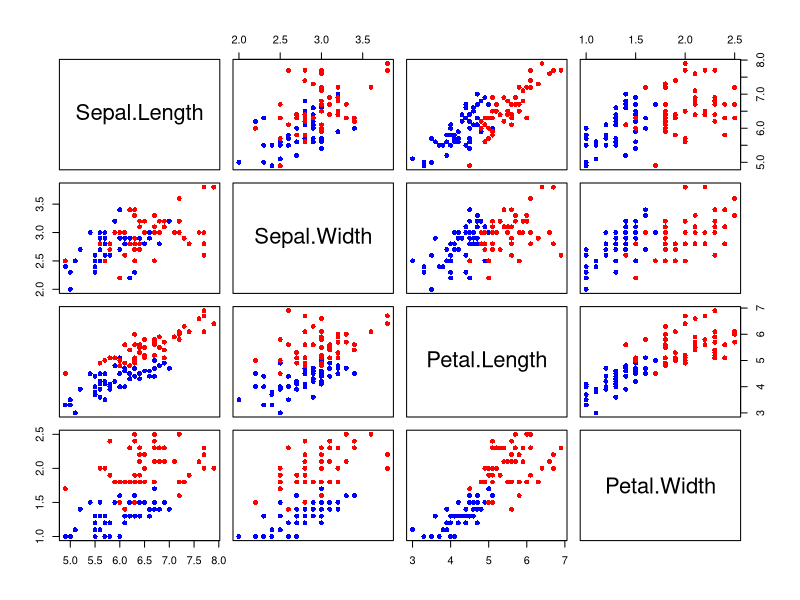

Source code (R):
library(MASS)

#(a)

data(iris)
# View(iris)
head(iris)
help(iris)



D <- iris[51:150,]

cols <- rep(NA,100)

cols[D$Species == "versicolor"] <- "blue"
cols[D$Species == "virginica"] <- "red"
pairs(D[,1:4],col=cols,pch=16)

# You can similarly check that setosa is quite far from the other two in all variables


class(D[,5]) #now the fifth column contains factors
              # note that sometimes you have to manually set one of the columns to factors

help(lda)

# This gives an error since the variable "remembers" that there is a factor level
# called setosa. However, the error does not effect the results. 
D.lda <- lda(Species~. ,data=D) 

# You can remove the error by modifying the data set as follows
D[,5] <- droplevels(D[,5]) #This drops the empty factor level

D.lda <- lda(Species~. ,data=D) #used similarly as the function lm()
# Species~. is equivalent to Species~ Sepal.Length + Sepal.Width + Petal.Length + Petal.Width

names(D.lda)

# The important object in D.lda:
D.lda$prior # prior probabilities that you can manually assing (we do not use them here)
D.lda$N  # Total number of observations
m <- D.lda$means # colMeans for versicolor and virginica
a <- D.lda$scaling #the vector a
# note that if $scaling contains more than one column, the vector a that corresponds to 
# Fisher's linear discriminant analysis is always the first column. 

# Verify that it is equal to the eigenvector of W^(-1)B

S1 <- cov(D[1:50,1:4])
S2 <- cov(D[51:100,1:4])
d1 <- colMeans(D[1:50,1:4])
d2 <- colMeans(D[51:100,1:4])

d <- d1 - d2
d = as.matrix(d,ncol=1)

B <- (50*50)/100 * d %*% t(d)
W <- 49*(S1 + S2)
L <- solve(W) %*% B
a2 <- eigen(L)$vectors[,1]

e <- eigen(L)$values[1]

# Note that eigenvectors are not unique and
norm(a,type="2") # not 1
norm(a2,type="2") # equal to 1

# Scale a to have length 1:
a.scaled <- a/norm(a,type="2")

a.scaled
a2
as.numeric(a2)
# Thus vector a is equal to the eigenvector corresponding 
# to the largest (only nonzero here) eigenvalue


#(b)

# new observation = (6, 3, 4, 1)

newdat <- data.frame(Sepal.Length=6,Sepal.Width=3,Petal.Length=4,
                     Petal.Width=1)

predict(D.lda,newdata=newdat)$class # New flower classified as versicolor

#(c)

D.cv <- lda(Species~. ,data=D,CV=T) #Results for leave-one out cross-validation

result <- data.frame(Est=D.cv$class,Truth=D[,5])

tab <- table(result) #truth table, here 2 versicolor are classified as virginica and
# 1 virginica is classified as versicolor
      
# Hereby, the missclassification rate is 3/100
